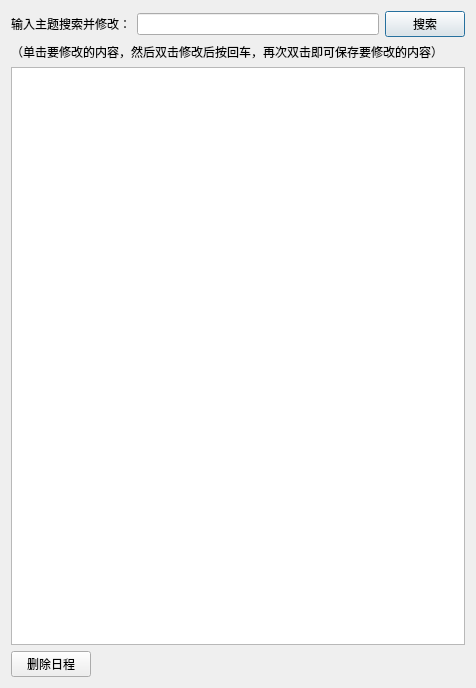
<?xml version="1.0" encoding="UTF-8"?>
<ui version="4.0">
 <class>queryAndAlter</class>
 <widget class="QDialog" name="queryAndAlter">
  <property name="windowModality">
   <enum>Qt::NonModal</enum>
  </property>
  <property name="geometry">
   <rect>
    <x>0</x>
    <y>0</y>
    <width>476</width>
    <height>688</height>
   </rect>
  </property>
  <property name="windowTitle">
   <string>修改</string>
  </property>
  <property name="windowIcon">
   <iconset resource="pic.qrc">
    <normaloff>:/ico/date.ico</normaloff>:/ico/date.ico</iconset>
  </property>
  <layout class="QVBoxLayout" name="verticalLayout">
   <item>
    <layout class="QHBoxLayout" name="horizontalLayout" stretch="1,3,1">
     <item>
      <widget class="QLabel" name="label">
       <property name="text">
        <string>输入主题搜索并修改：</string>
       </property>
      </widget>
     </item>
     <item>
      <widget class="QLineEdit" name="lineEdit"/>
     </item>
     <item>
      <widget class="QPushButton" name="pushButton">
       <property name="text">
        <string>搜索</string>
       </property>
      </widget>
     </item>
    </layout>
   </item>
   <item>
    <widget class="QLabel" name="label_2">
     <property name="text">
      <string>（单击要修改的内容，然后双击修改后按回车，再次双击即可保存要修改的内容）</string>
     </property>
    </widget>
   </item>
   <item>
    <widget class="QTableView" name="tableView"/>
   </item>
   <item>
    <layout class="QHBoxLayout" name="horizontalLayout_2">
     <item>
      <widget class="QPushButton" name="btn_delete">
       <property name="text">
        <string>删除日程</string>
       </property>
      </widget>
     </item>
     <item>
      <spacer name="horizontalSpacer">
       <property name="orientation">
        <enum>Qt::Horizontal</enum>
       </property>
       <property name="sizeHint" stdset="0">
        <size>
         <width>40</width>
         <height>20</height>
        </size>
       </property>
      </spacer>
     </item>
    </layout>
   </item>
  </layout>
 </widget>
 <resources>
  <include location="pic.qrc"/>
 </resources>
 <connections/>
</ui>
